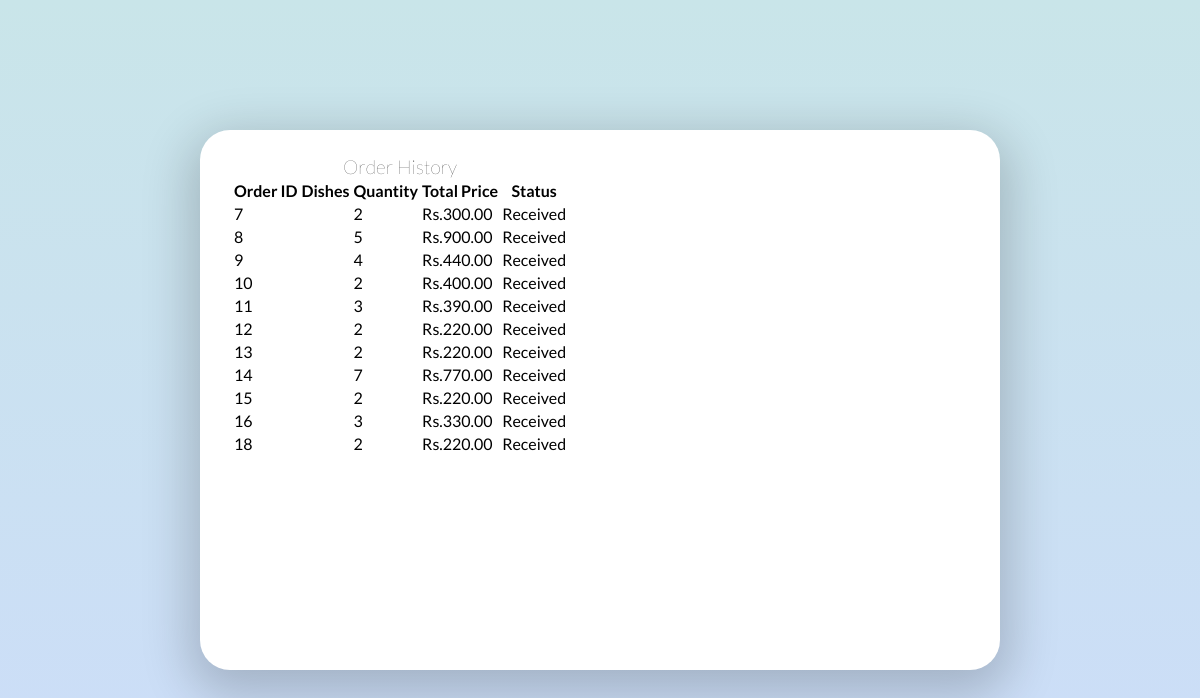
The page /order_history/ (signed in) on the database its author committed.
### app/models.py (models this page shows, shortened)
class Order(models.Model):
    user = models.ForeignKey(User, on_delete=models.CASCADE)
    dishes = models.ForeignKey(Dish, on_delete=models.CASCADE,related_name='orders')
    quantity = models.PositiveIntegerField()
    total_price = models.DecimalField(max_digits=10, decimal_places=2)
    status_choices = (
        ('received', 'Received'),
        ('preparing', 'Preparing'),
        ('ready', 'Ready for Pickup'),
        ('delivered', 'Delivered')
    )
    status = models.CharField(max_length=20, choices=status_choices, default='received')
    delivery_address = models.TextField(default="Address not provided", null=False)
    payment_method = models.CharField(max_length=20, choices=[
        ('Cash on Delivery', 'Cash on Delivery'),
        ('Credit Card', 'Credit Card'),
        ('UPI', 'UPI')
    ], default='Cash on Delivery')

### app/views.py (the view)
# urls.py: path('order_history/', views.order_history, name='order_history'),
@login_required(login_url='/login/')
def order_history(request):
    orders = Order.objects.filter(user=request.user)
    context = {
        'orders': orders
    }
    return render(request, 'order_history.html', context)

### app/templates/order_history.html (shortened to what this page needs)
{% load static %}
<!DOCTYPE html>
<html lang="en">
  <head>
    <link rel="stylesheet" href="{% static 'css/cart.css' %}" />
  </head>
  <body>
    <div class="container">
      <div class="window">
        <div class="order-info">
          <div class="order-info-content">
            <h2>Order History</h2>
            <table class="table">
                <thead>
                    <tr>
                        <th>Order ID</th>
                        <th>Dishes</th>
                        <th>Quantity</th>
                        <th>Total Price</th>
                        <th>Status</th>
                    </tr>
                </thead>
                <tbody>
                    {% for order in orders %}
                    <tr>
                        <td>{{ order.id }}</td>
                        <td>
                        </td>
                        <td>{{ order.quantity }}</td>
                        <td>Rs.{{ order.total_price }}</td>
                        <td>{{ order.get_status_display }}</td>
                    </tr>
                    {% endfor %}
                </tbody>
            </table>
          </div>
        </div>
      </div>
    </div>
  </body>
</html>

### app/static/css/cart.css (style rules this page uses)
body,html { height:100%; margin:0; font-family:lato; }
h2 { margin-bottom:0px; margin-top:25px; text-align:center; font-weight:200; font-size:19px; font-size:1.2rem; }
.container { height:100%; -webkit-box-pack:center; -webkit-justify-content:center; -ms-flex-pack:center; justify-content:center; -webkit-box-align:center; -webkit-align-items:center; -ms-flex-align:center; align-items:center; display:-webkit-box; display:-webkit-flex; display:-ms-flexbox; display:flex; background:-webkit-linear-gradient(#c5e5e5, #ccddf9); background:linear-gradient(#c9e5e9,#ccddf9); }
.window { height:540px; width:800px; background:#fff; display:-webkit-box; display:-webkit-flex; display:-ms-flexbox; display:flex; box-shadow: 0px 15px 50px 10px rgba(0, 0, 0, 0.2); border-radius:30px; z-index:10; }
.order-info { height:100%; width:50%; padding-left:25px; padding-right:25px; box-sizing:border-box; display:-webkit-box; display:-webkit-flex; display:-ms-flexbox; display:flex; -webkit-box-pack:center; -webkit-justify-content:center; -ms-flex-pack:center; justify-content:center; position:relative; }
.order-info-content { table-layout:fixed; }

### rows shown on the page
Order: id "7", quantity "2", total_price "300.00", status "Received"
Order: id "8", quantity "5", total_price "900.00", status "Received"
Order: id "9", quantity "4", total_price "440.00", status "Received"
Order: id "10", quantity "2", total_price "400.00", status "Received"
Order: id "11", quantity "3", total_price "390.00", status "Received"
Order: id "12", quantity "2", total_price "220.00", status "Received"
Order: id "13", quantity "2", total_price "220.00", status "Received"
Order: id "14", quantity "7", total_price "770.00", status "Received"
Order: id "15", quantity "2", total_price "220.00", status "Received"
Order: id "16", quantity "3", total_price "330.00", status "Received"
Order: id "18", quantity "2", total_price "220.00", status "Received"
